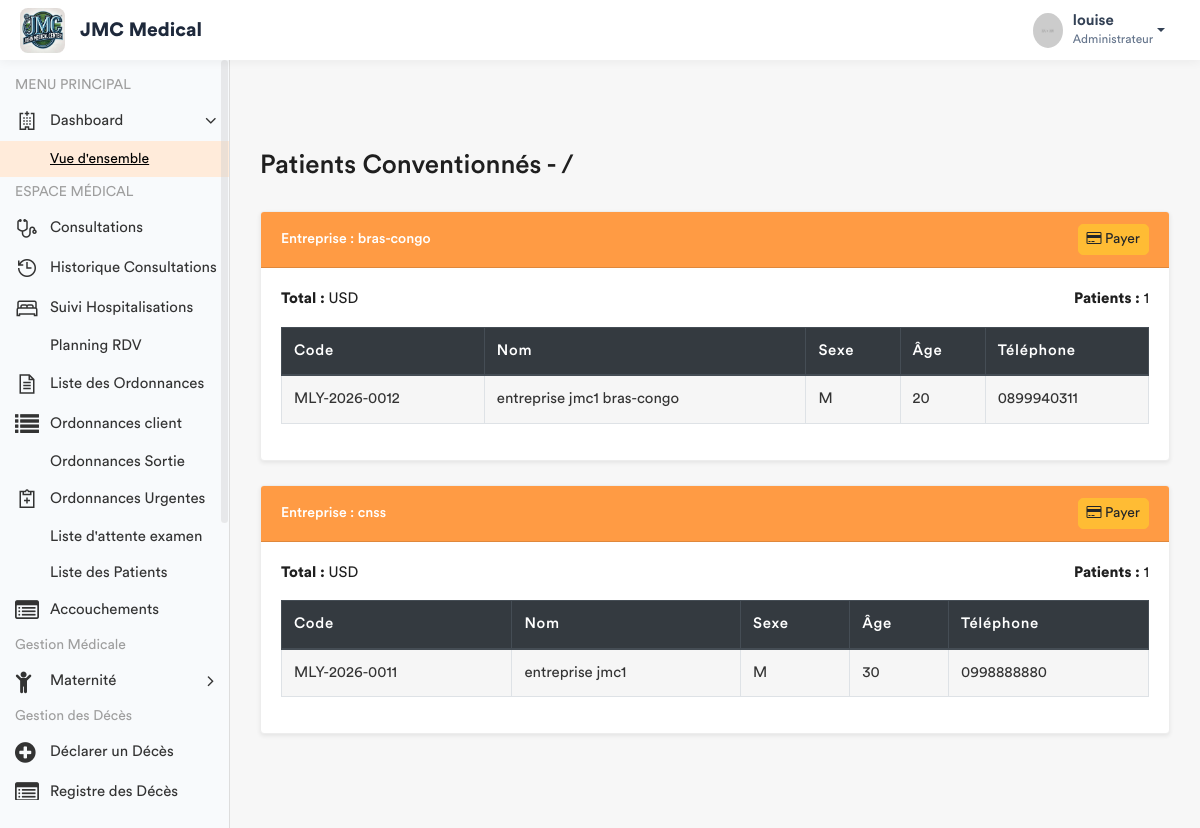
The app's page /patients/conventionnes/ (signed in), older data.
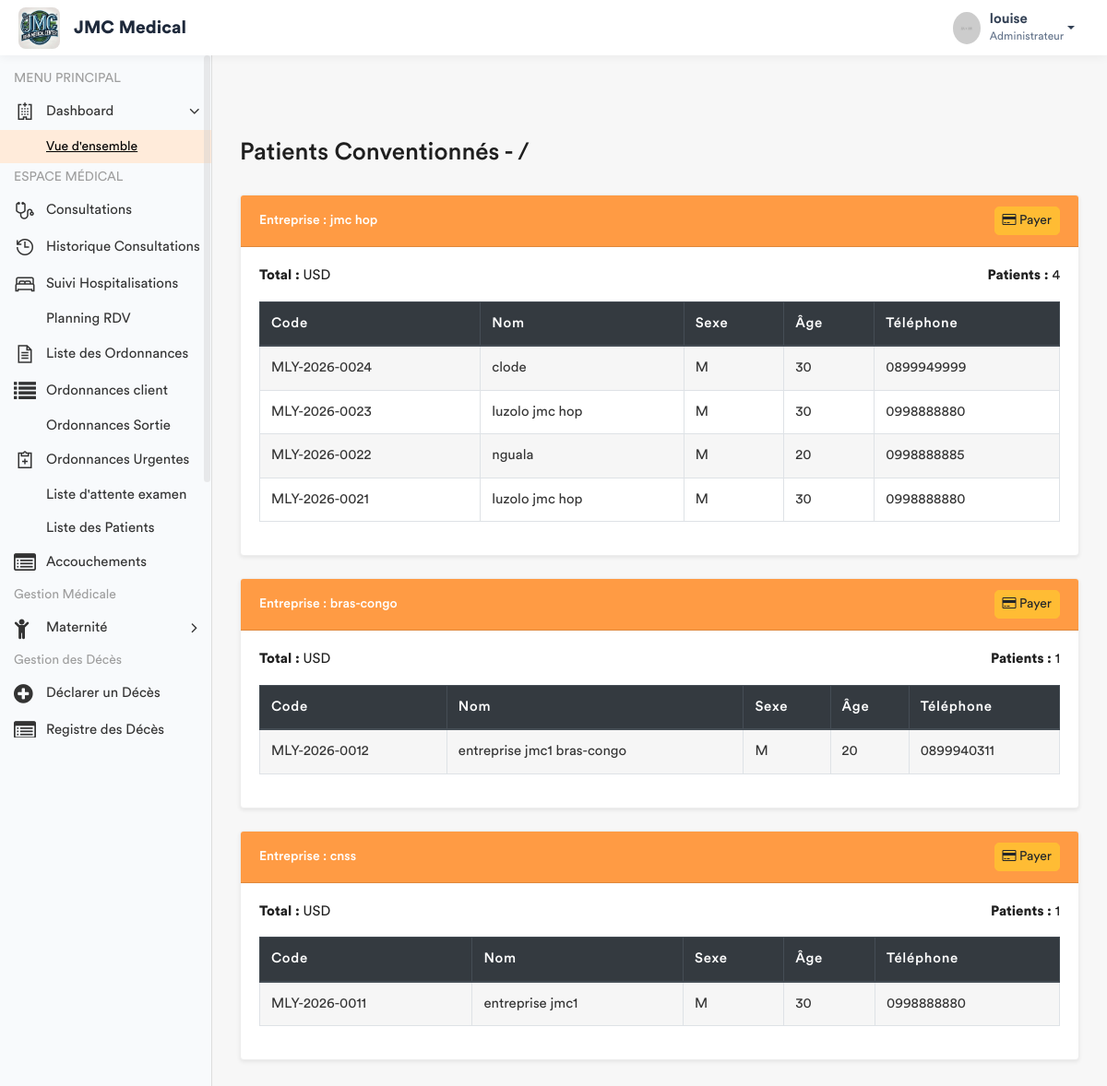
The same page, newer data.
### app/models.py (models this page shows, shortened)
class Entreprise(models.Model):
    nom = models.CharField(max_length=255, verbose_name="Nom de l'entreprise")
    contact_responsable = models.CharField(max_length=100, verbose_name="Numéro du responsable")
    date_enregistrement = models.DateTimeField(default=timezone.now, verbose_name="Date d'enregistrement")
    dette_mensuelle = models.DecimalField(
        max_digits=15,
        decimal_places=2,
        default=Decimal('0.00'),
        verbose_name="Dette mensuelle",
        null=True,
        blank=True
    )
    hopital = models.ForeignKey(Hopital, on_delete=models.SET_NULL, null=True)
    created_by = models.ForeignKey(User, on_delete=models.SET_NULL, null=True, blank=True)

class Patient(models.Model):
    TYPE_CHOICES = [
        ('SIMPLE', 'Patient Simple'),
        ('FIDELE', 'Patient Fidèle'),
        ('CONVENTIONNE', 'Patient Conventionné'),
    ]
    code_patient = models.CharField(max_length=20, unique=True, editable=False)
    noms = models.CharField(max_length=100)
    service = models.ForeignKey('Service', on_delete=models.PROTECT, related_name='patients', null=True)
    sexe = models.CharField(max_length=1, choices=[('M', 'Masculin'), ('F', 'Féminin')])
    age = models.CharField(max_length=30)
    adresse = models.TextField()
    telephone = models.CharField(max_length=20)
    hopital = models.ForeignKey(Hopital , on_delete=models.SET_NULL , related_name= 'patient_hopital', null = True)
    type_patient = models.CharField(max_length=15, choices=TYPE_CHOICES, default='SIMPLE')
    a_carte_fidelite = models.BooleanField(default=False, verbose_name="Possède carte de fidélité")
    entreprise = models.ForeignKey(
        'Entreprise',
        on_delete=models.SET_NULL,
        null=True,
        blank=True,
        related_name='patients',
        verbose_name="Entreprise (si conventionné)"
    )
    fiche_payee = models.BooleanField(default=False)
    created_by = models.ForeignKey(User, on_delete=models.SET_NULL, null=True, related_name='patients_crees')
    date_creation = models.DateTimeField(auto_now_add=True)
    date_modification = models.DateTimeField(auto_now=True)

### app/views.py (the view)
# urls.py: path('patients/conventionnes/',views.liste_conventionnes_par_entreprise,name='liste_conventionnes'),
@login_required
def liste_conventionnes_par_entreprise(request):
    role = Fonction.objects.select_related('hopital', 'fonctionKey').filter(userKey=request.user).first()
    fonctionKey = role.fonctionKey.roleName if role and role.fonctionKey else None
    hopital_user = role.hopital if role else None
    patients_conventionnes = Patient.objects.filter(
        type_patient='CONVENTIONNE',
        hopital=hopital_user
    ).select_related('entreprise', 'hopital').order_by('-date_creation') if hopital_user else Patient.objects.none()
    entreprises_data = {}
    for patient in patients_conventionnes:
        entreprise = patient.entreprise if patient.entreprise else None
        entreprise_nom = entreprise.nom if entreprise else "Sans entreprise"
        if entreprise_nom not in entreprises_data:
            entreprises_data[entreprise_nom] = {
                'patients': [],
                'entreprise_obj': entreprise
            }
        entreprises_data[entreprise_nom]['patients'].append(patient)
    return render(request, 'back-end/entreprise/liste_conventionnes.html', {
        'entreprises_data': entreprises_data,
        'fonctionKey': fonctionKey
    })#

### app/templates/back-end/entreprise/liste_conventionnes.html (shortened to what this page needs)
{% load static %}
<!DOCTYPE html>
<html lang="fr">
<head>
    {% include 'back-end/includes/css.html' %}
</head>
<body>
<div class="main-wrapper">
    {% include 'back-end/includes/header.html' %}
    {% include 'back-end/includes/sidebar.html' %}
    <div class="page-wrapper">
        <div class="content container-fluid">
            <div class="page-header">
                <h3 class="page-title">Patients Conventionnés - {{ mois }}/{{ annee }}</h3>
            </div>
            <div class="row">
                {% for entreprise, data in entreprises_data.items %}
                    <div class="col-12">
                        <div class="card mb-4 shadow-sm">
                            <div class="card-header bg-primary text-white d-flex justify-content-between align-items-center">
                                <h5 class="mb-0">Entreprise : {{ entreprise }}</h5>
                                {% if data.entreprise_obj %}
                                    <a href="{% url 'payer_dette_entreprise' data.entreprise_obj.id %}"
                                       class="btn btn-warning btn-sm">
                                        <i class="fa fa-credit-card"></i> Payer
                                    </a>
                                {% endif %}
                            </div>
                            <div class="card-body">
                                <div class="d-flex justify-content-between mb-3">
                                    <span><strong>Total :</strong> {{ data.somme }} USD</span>
                                    <span><strong>Patients :</strong> {{ data.patients|length }}</span>
                                </div>
                                <div class="table-responsive">
                                    <table class="table table-striped table-bordered">
                                        <thead class="thead-dark">
                                            <tr>
                                                <th>Code</th>
                                                <th>Nom</th>
                                                <th>Sexe</th>
                                                <th>Âge</th>
                                                <th>Téléphone</th>
                                            </tr>
                                        </thead>
                                        <tbody>
                                            {% for patient in data.patients %}
                                                <tr>
                                                    <td data-label="Code">{{ patient.code_patient }}</td>
                                                    <td data-label="Nom">{{ patient.noms }}</td>
                                                    <td data-label="Sexe">{{ patient.sexe }}</td>
                                                    <td data-label="Âge">{{ patient.age }}</td>
                                                    <td data-label="Tel">{{ patient.telephone }}</td>
                                                </tr>
                                            {% endfor %}
                                        </tbody>
                                    </table>
                                </div>
                            </div>
                        </div>
                    </div>
                {% empty %}
                    <div class="col-12">
                        <div class="alert alert-warning">Aucun patient conventionné trouvé pour ce mois.</div>
                    </div>
                {% endfor %}
            </div>
        </div>
    </div>
</div>
</body>
</html>

Row changes from the older to the newer data that the page shows:
added Entreprise: nom "jmc hop", patients|length "4"
added Patient: code_patient "MLY-2026-0024", noms "clode", sexe "M", age "30", telephone "0899949999", shown under "jmc hop"
added Patient: code_patient "MLY-2026-0023", noms "luzolo jmc hop", sexe "M", age "30", telephone "0998888880", shown under "jmc hop"
added Patient: code_patient "MLY-2026-0022", noms "nguala", sexe "M", age "20", telephone "0998888885", shown under "jmc hop"
added Patient: code_patient "MLY-2026-0021", noms "luzolo jmc hop", sexe "M", age "30", telephone "0998888880", shown under "jmc hop"
